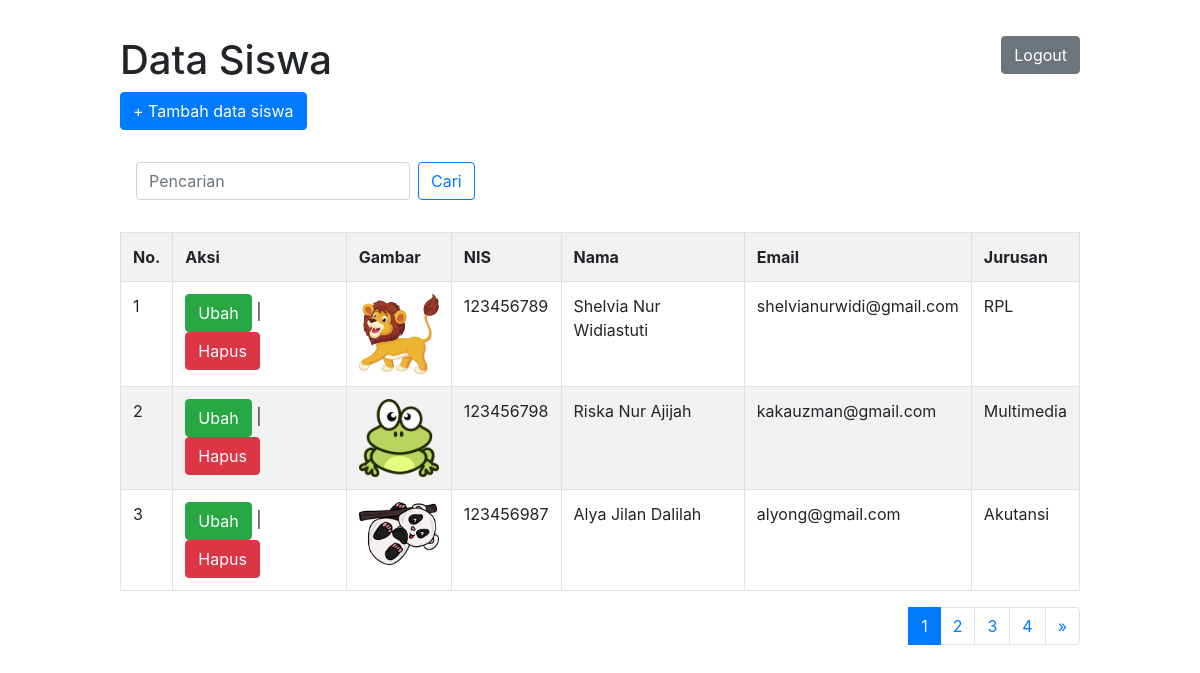
The page /coding/index.php (signed in) on the database its author committed.
### tables this page shows
CREATE TABLE `siswa` (
  `id` int(11) NOT NULL,
  `nis` char(9) NOT NULL,
  `nama` varchar(100) NOT NULL,
  `email` varchar(100) NOT NULL,
  `jurusan` varchar(50) NOT NULL,
  `gambar` varchar(50) NOT NULL
);

### coding/functions.php (called while the page is built, shortened)
<?php
	$con = mysqli_connect("localhost", "root", "", "db_phpdasar");
	function query($query){
		global $con;
		$result = mysqli_query($con, $query);
		$rows = [];
		while ($row = mysqli_fetch_assoc($result)) {
			$rows[] = $row;
		}
		return $rows;
	}
 ?>

### coding/index.php (the view, shortened to what this page needs)
<?php
	require'functions.php';
	$jumlahdataperhal = 3;
	$jumlahdata = count(query("SELECT * FROM siswa"));
	$jumlahal = ceil($jumlahdata / $jumlahdataperhal);
	$halamanaktif = (isset($_GET["halaman"]) ) ? $_GET["halaman"] : 1;
	$awaldata = ($jumlahdataperhal * $halamanaktif) - $jumlahdataperhal;
	$siswa = query("SELECT * FROM siswa LIMIT $awaldata, $jumlahdataperhal");
 ?>
<!DOCTYPE html>
<html>
<head>
	<link rel="stylesheet" type="text/css" href="../css/bootstrap.css">
</head>
<body>
	<button type="button" class="btn btn-secondary float-right" data-toggle="modal" data-target="#exampleModal"><a style="float: right; color: white;" href="logout.php">Logout</a></button>
	<h1>Data Siswa</h1>
		<button type="button" class="btn btn-primary"><a href="tambah.php" style="color: white;">+ Tambah data siswa</a></button>
		<br><br>
		<nav class="navbar navbar-light">
  			<form class="form-inline" action="" method="post">
   				<input class="form-control mr-sm-2" type="text" name="keyword" autofocus placeholder="Pencarian" aria-label="Search">
    			<button class="btn btn-outline-primary my-2 my-sm-0" type="submit" name="cari">Cari</button>
  			</form>
		</nav>
		<br>
	<table class="table table-bordered table-striped table-hover">
		<tr>
			<th>No.</th>
			<th>Aksi</th>
			<th>Gambar</th>
			<th>NIS</th>
			<th>Nama</th>
			<th>Email</th>
			<th>Jurusan</th>
		</tr>
		<?php $i=1; ?>
		<?php foreach( $siswa as $row ) : ?>
			<tr>
				<td><?= $i; ?></td>
				<td>
					<button type="button" class="btn btn-success"><a style="color: white;" href="ubah.php?id=<?= $row["id"]; ?>">Ubah</a></button> |
					<button type="button" class="btn btn-danger"><a style="color: white;" href="hapus.php?id=<?= $row["id"]; ?>" onclick="return confirm('yakin?');">Hapus</a></button>
				</td>
				<td>
					<img src="img/<?= $row["gambar"]; ?>" width="80px"></td>
				<td><?= $row["nis"]; ?></td>
				<td><?= $row["nama"]; ?></td>
				<td><?= $row["email"]; ?></td>
				<td><?= $row["jurusan"]; ?></td>
			</tr>
			<?php $i++; ?>
	 	<?php endforeach; ?>
	</table>
<nav aria-label="Page navigation example" class="pag">
  <ul class="pagination">
    <?php for ($i=1; $i <= $jumlahal ; $i++) : ?>
      <?php if($i == $halamanaktif) : ?>
    <li class="page-item active"><a class="page-link" href="?halaman=<?= $i; ?>"><span class="sr-only"></span><?= $i; ?></a></li>
      <?php else : ?>
    <li class="page-item"><a class="page-link" href="?halaman=<?= $i; ?>"><?= $i; ?></a></li>
     <?php endif; ?>
    <?php endfor; ?>
    <li class="page-item">
    	<?php if($halamanaktif < $jumlahal) : ?>
      <a class="page-link" href="?halaman=<?= $halamanaktif + 1; ?>" aria-label="Next">
        <span aria-hidden="true">&raquo;</span>
      </a>
      	<?php endif; ?>
    </li>
  </ul>
</nav>
</body>
</html>

### coding/index.php (style rules this page uses)
body { margin: 10%; margin-top: 3%; }
.pag { float: right; }

### rows shown on the page
siswa: gambar (picture), nis "123456789", nama "Shelvia Nur Widiastuti", email "shelvianurwidi@gmail.com", jurusan "RPL"
siswa: gambar (picture), nis "123456798", nama "Riska Nur Ajijah", email "kakauzman@gmail.com", jurusan "Multimedia"
siswa: gambar (picture), nis "123456987", nama "Alya Jilan Dalilah", email "alyong@gmail.com", jurusan "Akutansi"
